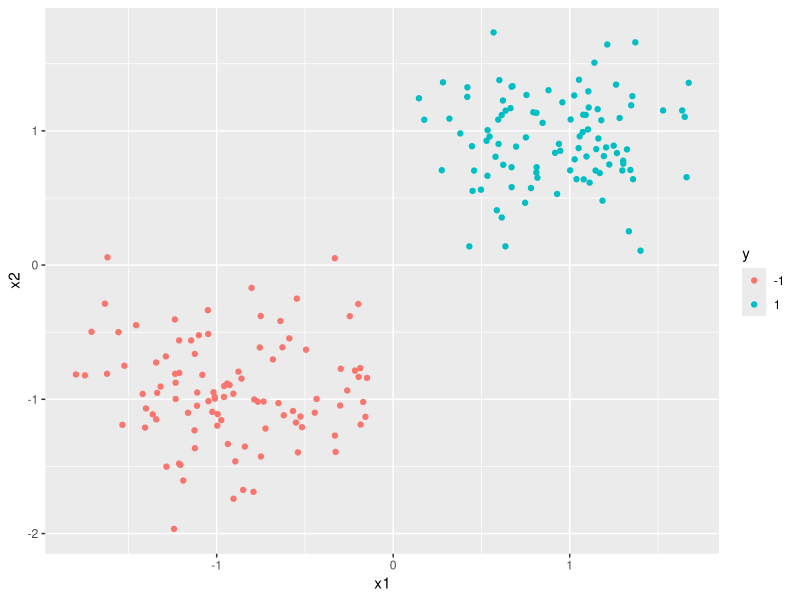
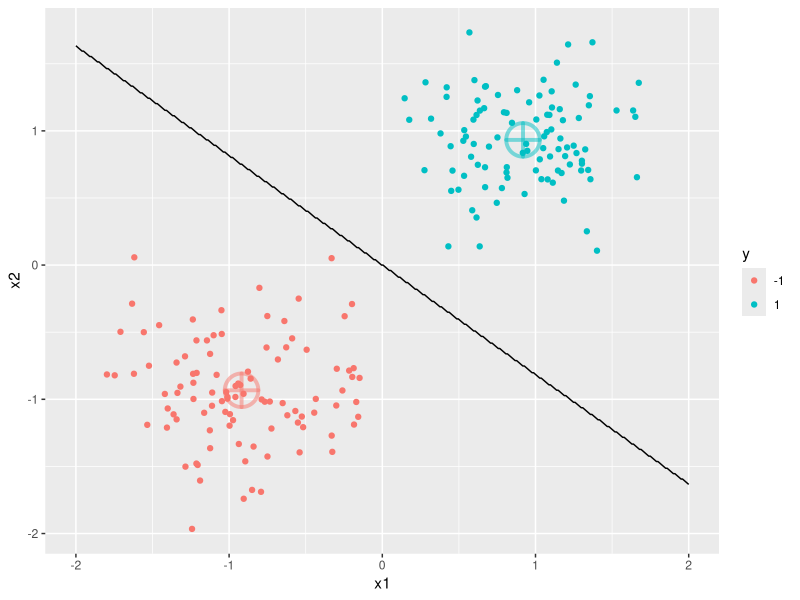

Write R code to recreate these figures, in order. (Note: this script raises an error after producing the figures.)
## ---- chunk 1
knitr::opts_chunk$set(fig.width=6)
## ---- chunk 2
set.seed(2)
n <- 100
x1 <- c(rnorm(n),rnorm(n,5))
x2 <- c(rnorm(n),rnorm(n,5))
x1 <- scale(x1)
x2 <- scale(x2)
y <- factor(rep(c(-1,1),each=n))
dat <- data.frame(y,x1,x2)
library(ggplot2)
ggplot(dat, aes(x1,x2,col=y)) + geom_point()
## ---- chunk 3
library(caret)
x <- data.frame(x1,x2)
lfit <- train(x, y, method="lda")
coefs <- lfit$finalModel$scaling
means <- data.frame(lfit$finalModel$means, y=factor(c(-1,1)))
s <- seq(from=-2,to=2,length=400)
grid <- expand.grid(x1=s,x2=s)
grid$y <- as.numeric(predict(lfit, newdata=grid))
ggplot(dat, aes(x1,x2,col=y)) + geom_point() +
  geom_point(data=means,shape=10,size=10,stroke=2,alpha=.5,show.legend=FALSE) +
  geom_contour(data=grid, aes(x1,x2,z=y), breaks=1.5, col="black")
## ---- chunk 4
fit <- train(x, y, method="svmLinear", tuneGrid=data.frame(C=100))
alpha <- fit$finalModel@alpha[[1]]
sv <- as.data.frame(x[fit$finalModel@SVindex,])
sv.y <- 2 * (as.numeric(y[fit$finalModel@SVindex]) - 1.5)
w <- colSums(alpha * sv.y * as.matrix(sv))
b <- fit$finalModel@b
grid <- expand.grid(x1=s,x2=s)
grid$y.cont <- (as.matrix(grid[,1:2]) %*% w - b)[,1]
ggplot(dat, aes(x1,x2,col=y)) + geom_point() + 
  geom_point(data=sv, col="black", size=5, shape=21) +
  geom_contour(data=grid, aes(x1,x2,z=y.cont), breaks=c(-1,0,1), col="black")
## ---- chunk 5
rfit <- train(x, y, method="svmRadial")
rsv <- as.data.frame(x[rfit$finalModel@SVindex,])
grid <- expand.grid(x1=s,x2=s)
grid$y <- predict(rfit, newdata=grid)
grid$yy <- 2*(as.numeric(grid$y) - 1.5)
ggplot(dat, aes(x1,x2,col=y)) + geom_point() + 
  geom_point(data=rsv, col="black", size=5, shape=21) +
  geom_contour(data=grid, aes(x1,x2,z=yy), breaks=0, col="black") +
  geom_raster(data=grid, aes(x1,x2,fill=y), alpha=.2)
## ---- chunk 6
library(quadprog)
# min_w,b wT w s.t. y_i (w x_i - b) >= 1
# quadprog gives:
# min_b 1/2 bT D b s.t. AT b >= b0
yy <- 2 * (as.numeric(y) - 1.5) # {-1,1}
n <- length(y)
p <- ncol(x)
D <- matrix(0, nrow=p+1, ncol=p+1)
diag(D) <- 1
D[p+1,p+1] <- 1e-6
d <- numeric(p+1)
AT <- cbind(as.matrix(x), rep(-1, n))
A <- t(AT * yy)
b0 <- rep(1, n)
wb <- solve.QP(D,d,A,b0)
## ---- chunk 7
w <- wb$solution[1:p]
b <- wb$solution[p+1]
ggplot(dat, aes(x1,x2,col=y)) + geom_point() +
  geom_abline(intercept=(b+1)/w[2],slope=-w[1]/w[2],alpha=.2,linetype=2) +
  geom_abline(intercept=(b-1)/w[2],slope=-w[1]/w[2],alpha=.2,linetype=2) +
  geom_abline(intercept=b/w[2],slope=-w[1]/w[2],linetype=3)
